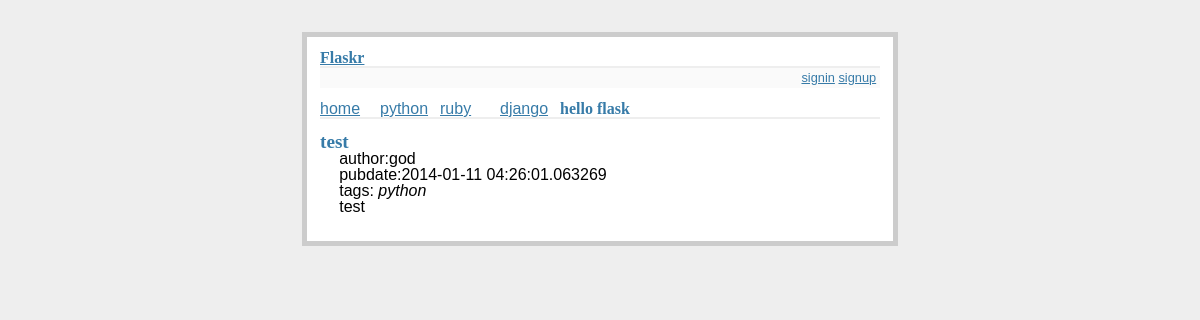
The app's page /detail/6 with its own data.
### app/models.py (models this page shows, shortened)
class Category(db.Model):
    id = db.Column(db.Integer, primary_key=True)
    name = db.Column(db.String(50))

class Post(db.Model):
    id = db.Column(db.Integer, primary_key=True)
    title = db.Column(db.String(80))
    body = db.Column(db.Text)
    pub_date = db.Column(db.DateTime)
    category_id = db.Column(db.Integer, db.ForeignKey('category.id'))
    category = db.relationship(
        'Category', backref=db.backref('posts', lazy='dynamic'))
    user_id = db.Column(db.Integer, db.ForeignKey('user.id'))
    user = db.relationship(
        'User', backref=db.backref('users', lazy='dynamic'))
    tags = db.relationship('Tag', secondary=tag_post,
                           backref=db.backref('tags', lazy='dynamic'))

class User(db.Model):
    id = db.Column(db.Integer, primary_key=True)
    nickname = db.Column(db.String(60), index=True, unique=True)
    email = db.Column(db.String(120), index=True, unique=True)
    password = db.Column(db.String(40), index=True, unique=True)
    role = db.Column(db.SmallInteger, default=ROLE_USER)

class Tag(db.Model):
    id = db.Column(db.Integer, primary_key=True)
    content = db.Column(db.String(100))
    posts = db.relationship('Post', secondary=tag_post,
                            backref=db.backref('posts', lazy='dynamic'))

### app/views.py (the view)
@app.route('/detail/<id>')
def detail(id):
    categories = Category.query.filter().all()
    post = Post.query.filter_by(id=id).first()
    return render_template('detail.html', categories=categories, post=post)

### app/templates/detail.html
{% extends "base.html" %}
{% block content %}
  <h1>hello flask</h1>
  <ul class=entries>
  {% if post %}
    <li>
      <h2>{{ post.title }}</h2>
      <span>
        author:{{ post.user.nickname }}<br />
        pubdate:{{ post.pub_date }}<br />
        tags:
        {% if post.tags %}
          {% for tag in post.tags %}
          <em>{{ tag.content }}</em>
          {% endfor %}
        {% else %}
          None
        {% endif %}
      </span>
      <div>
        {{ post.body|safe }}
      </div>
    </li>
  {% else %}
    <li><em>Unbelievable.  No post here so far</em></li>
  {% endif %}
  </ul>
{% endblock %}

### app/templates/base.html (shortened to what this page needs)
<!doctype html>
<html>
  <head>
    <link rel=stylesheet type=text/css href="{{ url_for('static', filename='reset.css') }}">
    <link rel=stylesheet type=text/css href="{{ url_for('static', filename='style.css') }}">
  </head>
  <body>
    <div class=page>
      <h1><a href="{{ url_for('index') }}">Flaskr</a></h1>
      <div class=metanav>
        <div>
          {% if current_user.is_authenticated() %}
            {% if current_user and current_user.role == 1%}
            <a href="{{ url_for('signout') }}">admin</a>
            {% endif %}
            <a href="{{ url_for('signout') }}">signout</a>
          {% else %}
            <a href="{{ url_for('signin') }}">signin</a>
            <a href="{{ url_for('signup') }}">signup</a>
          {% endif %}
        </div>
      </div>
        {% if categories %}
         <div id="nav">
          <ul>
            <li><a href="{{ url_for('index') }}">home</a>
            {% for category in categories %}
            <li><a href="{{ url_for('list', name=category.name) }}">{{ category.name }}</a></li>
            {% endfor %}
          </ul>
        </div>
        {% endif %}
        {% block content %}{% endblock %}
    </div>
  </body>
</html>

### app/static/style.css (style rules this page uses)
body { font-family: sans-serif; background: #eee; }
a, h1, h2 { color: #377BA8; }
h1, h2 { font-family: 'Georgia', serif; margin: 0; }
h1 { border-bottom: 2px solid #eee; }
h2 { font-size: 1.2em; }
.page { margin: 2em auto; width: 35em; border: 5px solid #ccc; padding: 0.8em; background: white; }
.entries { list-style: none; margin: 0; padding: 0; }
.entries li { margin: 0.8em 1.2em; }
.entries li h2 { margin-left: -1em; }
.metanav { text-align: right; font-size: 0.8em; padding: 0.3em; margin-bottom: 1em; background: #fafafa; }
#nav ul li { float: left; list-style: none; width: 60px; }

### records on screen
Category: name "python"
Category: name "ruby"
Category: name "django"
Post: title "test", pub_date "2014-01-11 04:26:01.063269", body "test"
User: user.nickname "god"
Tag: content "python"
